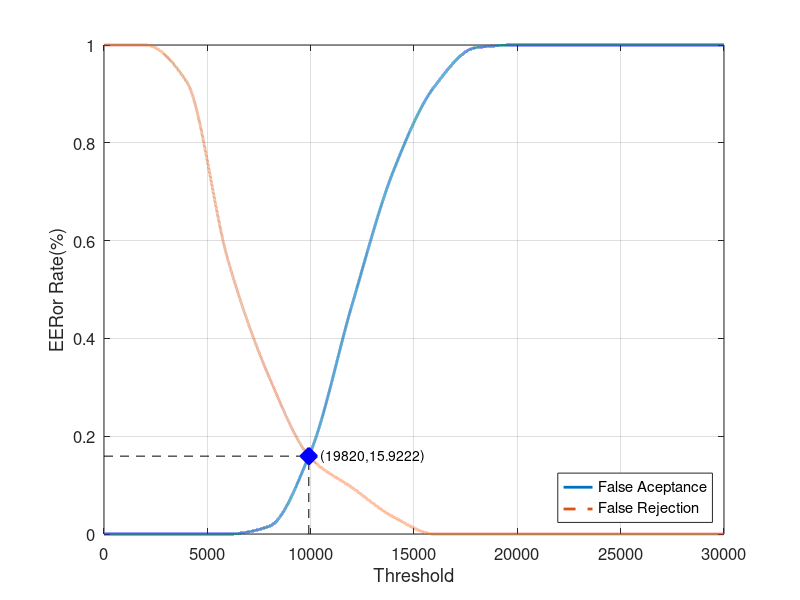
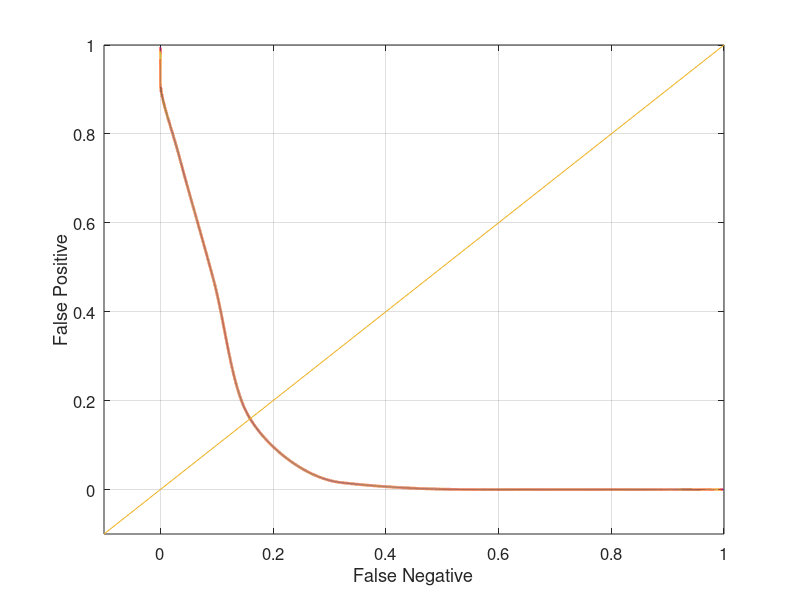

The MATLAB script that drew these images, in order:
close all;
clear;
clc;
x = 0:2000:30000;
xq = 0:0.5:30000;

y0 = [0 0 0 0 0.0157895 0.168421 0.468421 0.742105 0.915789 0.994737 1 1 1 1 1 1]
yy0 = interp1(x, y0, xq, 'pchip');
y1 = [1 1 0.925 0.56 0.32 0.155 0.095 0.035 0 0 0 0 0 0 0 0]
yy1 = interp1(x, y1, xq, 'pchip');

% Calculating EER: 
y2 = abs(y0 - y1);
find(y2 == min(y2))
yy2 = abs(yy0 - yy1);
xEER = find(yy2 == min(yy2));
xEERIndex = xq(xEER) % X-axis EER
yEER = yy0(xEER) % Y-axis EER

main = figure
plot(xq, yy0,'-','LineWidth', 2);	hold on
plot(xq, yy1,'--','LineWidth', 2);	hold on
plot([xEERIndex xEERIndex], [0 yEER], 'k--');	hold on
plot([0 xEERIndex], [yEER yEER], 'k--');	hold on
plot(xEERIndex, yEER, 'bx', 'LineWidth', 10);	hold on
text(xEERIndex, yEER,strcat('    (', num2str(xEER), ', ', num2str(yEER * 100), ')'))
legend('False Aceptance', 'False Rejection', 'Location', 'SouthEast')
xlabel('Threshold')
ylabel('EERor Rate(%)')
set(gca, 'FontSize', 12)
axis([0 30000 0 1])
grid on

print(main, 'Database5_1Main', '-dpng');
FNRxFPR = figure('Color', [1 1 1]);
plot(yy1, yy0, '-', yy1, yy0, 'LineWidth', 2);
hold on
y = -0.1:0.1:1
plot(y, y); 
set(gca, 'FontSize', 12)
xlabel('False Negative')
ylabel('False Positive')
axis([-0.1 1 -0.1 1])
set(gca, 'FontSize', 12)
grid on

print(FNRxFPR, 'Database5_1FNRxFPR','-dpng');
